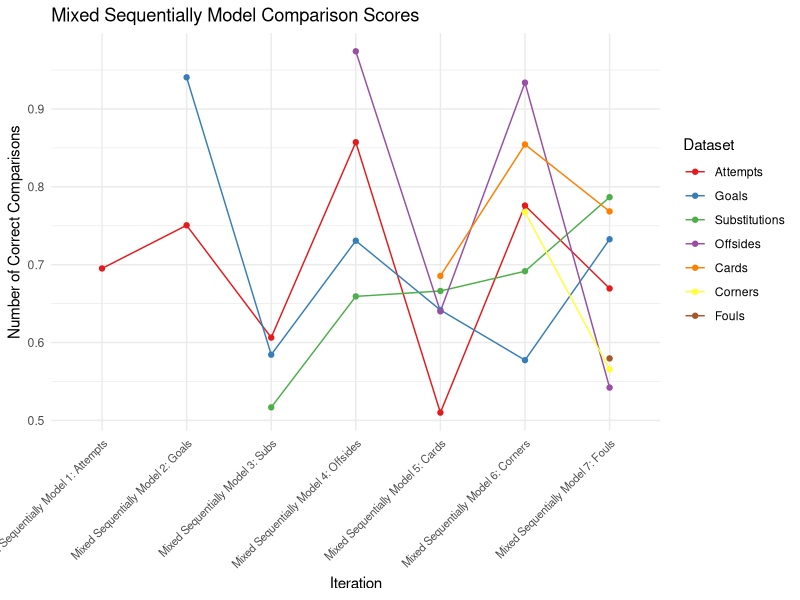
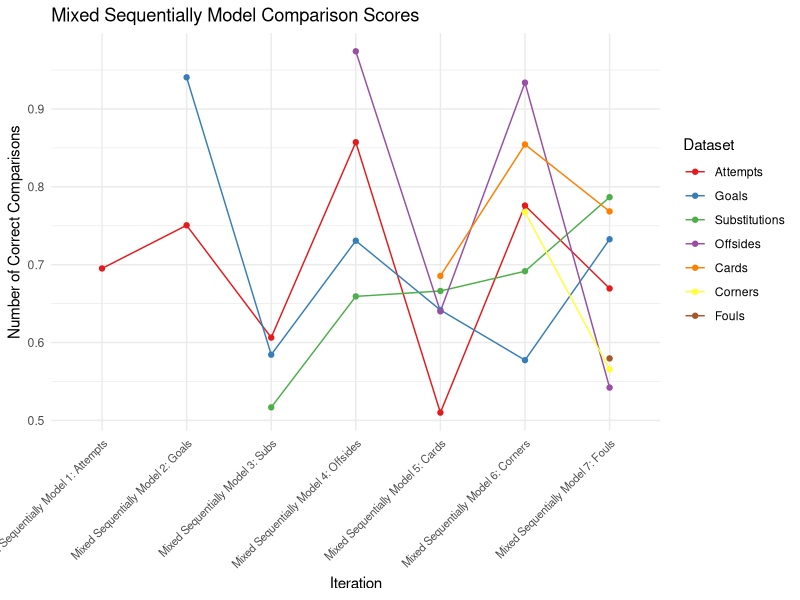

These charts were generated, in order, by the following R code:
library(ggplot2)

# dataset names
dataset_names <- c("Attempts", "Goals", "Substitutions", "Offsides", "Cards", "Corners", "Fouls")

# iteration names - updated to reflect seven models without refreshers
iteration_names <- c("Mixed Sequentially Model 1: Attempts", "Mixed Sequentially Model 2: Goals", "Mixed Sequentially Model 3: Subs", "Mixed Sequentially Model 4: Offsides", "Mixed Sequentially Model 5: Cards", "Mixed Sequentially Model 6: Corners", "Mixed Sequentially Model 7: Fouls")

# Create an empty data frame to store the model performance
model_performance <- data.frame(
  Iteration = factor(),
  Dataset = factor(),
  PerformanceMetric = numeric()
)

# number of datasets to include in each iteration - updated for seven models
datasets_per_iteration <- c(1, 2, 3, 4, 5, 6, 7)

# Populate the data frame with your data
for (i in 1:7) {  # Update loop to iterate over seven models
  # Get the number of datasets for this iteration
  num_datasets <- datasets_per_iteration[i]
  
  # Generate performance metrics for the datasets
  performance_metrics <- runif(num_datasets, min = 0.5, max = 1)
  
  # Create iteration data for the current number of datasets
  iteration_data <- data.frame(
    Iteration = factor(rep(iteration_names[i], num_datasets), levels = iteration_names),
    Dataset = factor(dataset_names[1:num_datasets], levels = dataset_names),
    PerformanceMetric = performance_metrics
  )
  
  # Combine the iteration data with the main data frame
  model_performance <- rbind(model_performance, iteration_data)
}

# line graph
line_graph <- ggplot(data = model_performance, aes(x = Iteration, y = PerformanceMetric, group = Dataset, color = Dataset)) +
  geom_line() +
  geom_point() + 
  theme_minimal() + 
  theme(axis.text.x = element_text(angle = 45, hjust = 1, vjust = 1, size = 8)) +
  labs(title = "Mixed Sequentially Model Comparison Scores",
       x = "Iteration",
       y = "Number of Correct Comparisons",
       color = "Dataset") + 
  scale_x_discrete(limits = iteration_names) +
  scale_color_brewer(palette = "Set1")

# Print the line graph
print(line_graph)

# Save the line graph
ggsave("mixed_sequentially_model_comparisons.png", plot = line_graph, width = 12, height = 6, dpi = 600)
